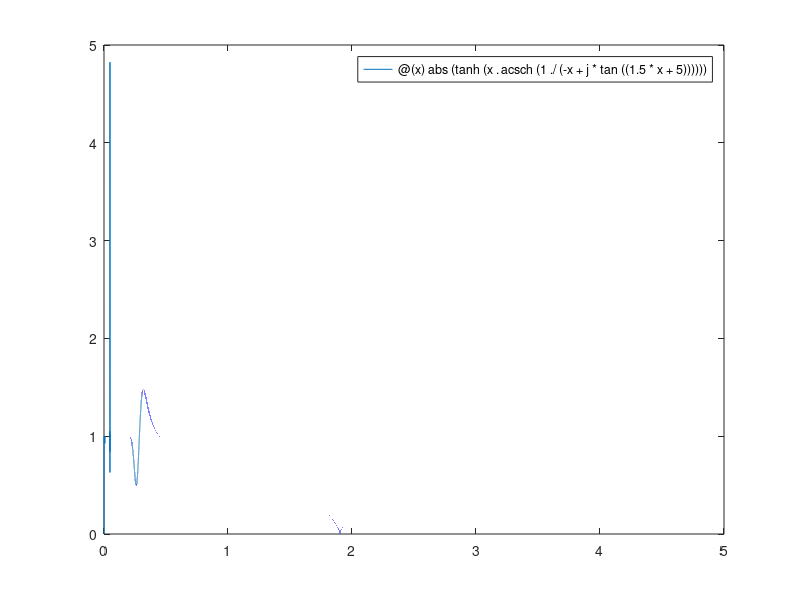

Source code (MATLAB):
% Function to define waveform
ff = @(x)abs(tanh(x.^acsch(1./(-x+j*tan((1.5*x+5))))));

% Select the starting and stopping values of function input to view
start = 0;
stop = 5;

% Create a plot of the function
figure
fplot(ff, [start stop]);